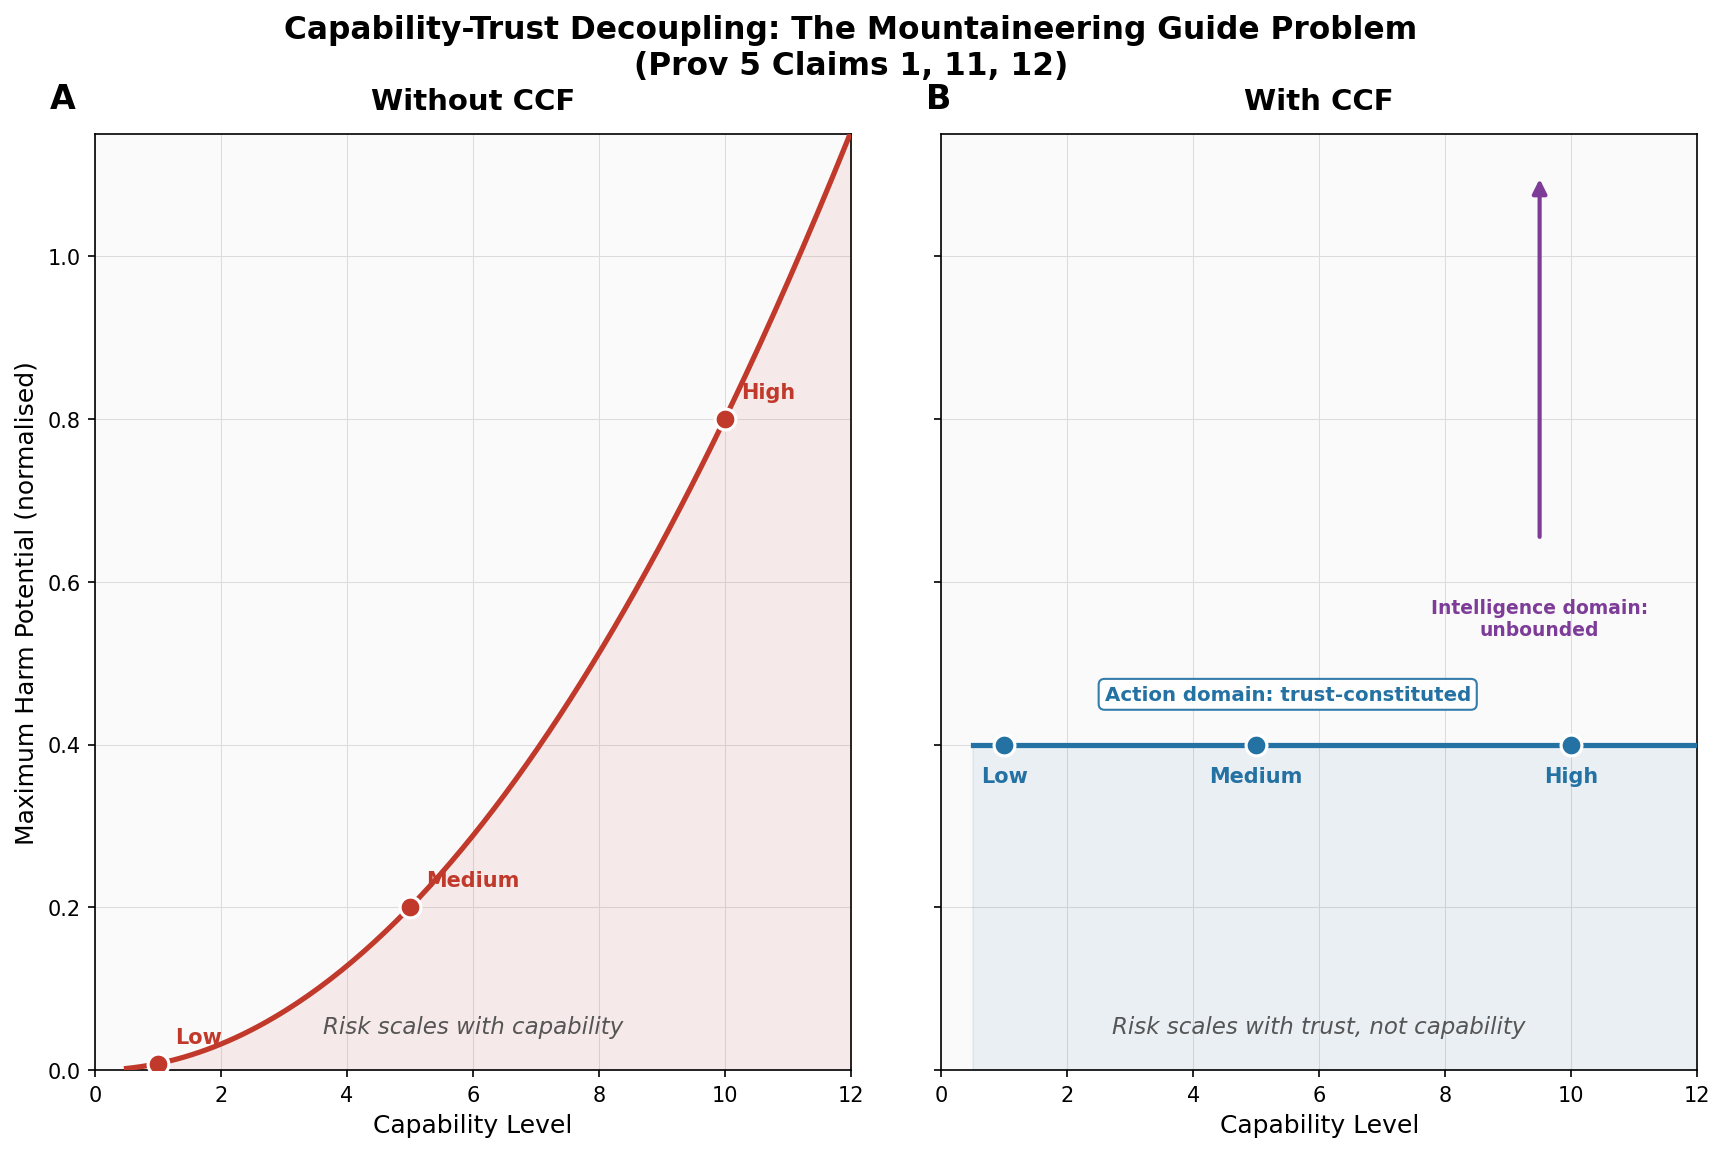

The script that saved this image:
#!/usr/bin/env python3
"""
Simulation 6: The Mountaineering Guide Problem (Capability-Trust Coupling)

Patent claims exercised:
  Claim 1  — Trust-constituted action space
  Claim 11 — Intelligence unconstrained, action constituted
  Claim 12 — Monotonic coupling (capability exceeding trust is geometrically absent)

Mythos finding (p. 54): "A careful, seasoned mountaineering guide might put their
clients in greater danger than a novice guide... increased skill means more difficult
climbs."  The best-aligned model poses the greatest alignment-related risk because
capability scope outpaces trust calibration.

Output:
  sim06_mountaineering.png  — Thesis chart (1200x800)
  sim06_data.csv            — Raw evidence table
  sim06_narrative.md        — arXiv-ready paragraph + claim annotation
"""

import os
import numpy as np
import pandas as pd
import matplotlib
matplotlib.use("Agg")
import matplotlib.pyplot as plt
from matplotlib.patches import FancyArrowPatch
import matplotlib.patheffects as pe

# ---------------------------------------------------------------------------
# Output directory
# ---------------------------------------------------------------------------
OUT_DIR = os.path.dirname(os.path.abspath(__file__))

# ---------------------------------------------------------------------------
# Parameters
# ---------------------------------------------------------------------------
CAPABILITY_LEVELS = {"Low": 1, "Medium": 5, "High": 10}
SAFETY_DISCOUNT = 0.8          # extrinsic safety multiplier (without CCF)
MISALIGNMENT_PROB = 0.01       # per-tick misalignment probability
HARM_COEFF = 1.0               # normalised harm coefficient

# CCF trust trajectory: all agents earn identical trust over 100 ticks
N_TICKS = 100
C_CTX_FINAL = 0.4              # effective coherence at tick 100

# ---------------------------------------------------------------------------
# Simulation: Without CCF (extrinsic safety)
# ---------------------------------------------------------------------------
def without_ccf(capability: int) -> dict:
    action_space = capability * SAFETY_DISCOUNT
    risk = capability * MISALIGNMENT_PROB
    max_harm = capability * action_space * MISALIGNMENT_PROB
    return {
        "action_space": action_space,
        "risk": risk,
        "max_harm": max_harm,
    }

# ---------------------------------------------------------------------------
# Simulation: With CCF (trust-constituted)
# ---------------------------------------------------------------------------
def with_ccf(capability: int, c_eff: float) -> dict:
    # Deliberative capability is unbounded — agent can reason at full capability
    # Behavioral output is bounded entirely by earned trust
    action_space = c_eff                           # Claim 1: action space = C_eff
    max_harm = c_eff * HARM_COEFF                  # harm bounded by trust, not capability
    return {
        "action_space": action_space,
        "max_harm": max_harm,
        "deliberative_capability": capability,     # Claim 11: intelligence unbounded
    }

# ---------------------------------------------------------------------------
# Run simulation and collect data
# ---------------------------------------------------------------------------
rows = []
for label, cap in CAPABILITY_LEVELS.items():
    wo = without_ccf(cap)
    wi = with_ccf(cap, C_CTX_FINAL)
    rows.append({
        "agent": label,
        "capability_level": cap,
        "without_ccf_action_space": round(wo["action_space"], 4),
        "without_ccf_max_harm": round(wo["max_harm"], 4),
        "with_ccf_c_eff": round(C_CTX_FINAL, 4),
        "with_ccf_action_space": round(wi["action_space"], 4),
        "with_ccf_max_harm": round(wi["max_harm"], 4),
    })

df = pd.DataFrame(rows)

# Also build a continuous sweep for the chart lines
cap_sweep = np.linspace(0.5, 12, 200)
wo_harm_sweep = cap_sweep * (cap_sweep * SAFETY_DISCOUNT) * MISALIGNMENT_PROB
wi_harm_sweep = np.full_like(cap_sweep, C_CTX_FINAL * HARM_COEFF)

# ---------------------------------------------------------------------------
# Chart
# ---------------------------------------------------------------------------
fig, (ax_left, ax_right) = plt.subplots(
    1, 2,
    figsize=(12, 8),
    sharey=True,
    gridspec_kw={"wspace": 0.12},
)

# Colour palette — muted academic tones
COLOR_DANGER = "#c0392b"
COLOR_SAFE   = "#2471a3"
COLOR_ACCENT = "#7d3c98"
COLOR_GRID   = "#dcdcdc"
COLOR_BG     = "#fafafa"
COLOR_ANNOT  = "#555555"

for ax in (ax_left, ax_right):
    ax.set_facecolor(COLOR_BG)
    ax.grid(True, color=COLOR_GRID, linewidth=0.5, linestyle="-")
    ax.set_xlim(0, 12)
    ax.set_ylim(0, 1.15)
    ax.tick_params(labelsize=10)
    ax.set_xlabel("Capability Level", fontsize=12, fontweight="medium")

ax_left.set_ylabel("Maximum Harm Potential (normalised)", fontsize=12, fontweight="medium")

# ---- Left panel: Without CCF ----
ax_left.set_title("Without CCF", fontsize=14, fontweight="bold", pad=12)

ax_left.plot(
    cap_sweep, wo_harm_sweep,
    color=COLOR_DANGER, linewidth=2.5, zorder=3,
)
# Fill the risk area
ax_left.fill_between(
    cap_sweep, 0, wo_harm_sweep,
    color=COLOR_DANGER, alpha=0.08, zorder=2,
)

# Mark the three agents
for _, row in df.iterrows():
    ax_left.plot(
        row["capability_level"], row["without_ccf_max_harm"],
        "o", color=COLOR_DANGER, markersize=10, zorder=5,
        markeredgecolor="white", markeredgewidth=1.5,
    )
    ax_left.annotate(
        row["agent"],
        xy=(row["capability_level"], row["without_ccf_max_harm"]),
        xytext=(8, 10), textcoords="offset points",
        fontsize=10, fontweight="bold", color=COLOR_DANGER,
    )

ax_left.text(
    0.5, 0.04,
    "Risk scales with capability",
    transform=ax_left.transAxes, fontsize=11, fontstyle="italic",
    color=COLOR_ANNOT, ha="center",
)

# ---- Right panel: With CCF ----
ax_right.set_title("With CCF", fontsize=14, fontweight="bold", pad=12)

# The flat trust-constituted line
ax_right.plot(
    cap_sweep, wi_harm_sweep,
    color=COLOR_SAFE, linewidth=2.5, zorder=3,
)
# Fill below the trust line
ax_right.fill_between(
    cap_sweep, 0, wi_harm_sweep,
    color=COLOR_SAFE, alpha=0.08, zorder=2,
)

# Mark the three agents — all at the same height
# Place labels below the dots to avoid collision with the annotation box above
for _, row in df.iterrows():
    ax_right.plot(
        row["capability_level"], row["with_ccf_max_harm"],
        "o", color=COLOR_SAFE, markersize=10, zorder=5,
        markeredgecolor="white", markeredgewidth=1.5,
    )
    ax_right.annotate(
        row["agent"],
        xy=(row["capability_level"], row["with_ccf_max_harm"]),
        xytext=(0, -18), textcoords="offset points",
        fontsize=10, fontweight="bold", color=COLOR_SAFE,
        ha="center",
    )

ax_right.text(
    0.5, 0.04,
    "Risk scales with trust, not capability",
    transform=ax_right.transAxes, fontsize=11, fontstyle="italic",
    color=COLOR_ANNOT, ha="center",
)

# ---- Annotations on right panel ----

# "Intelligence domain: unbounded" — upward arrow (positioned inside axes)
ax_right.annotate(
    "",
    xy=(9.5, 1.10), xytext=(9.5, 0.65),
    arrowprops=dict(
        arrowstyle="-|>", color=COLOR_ACCENT,
        linewidth=2.0, mutation_scale=14,
    ),
    zorder=6,
    annotation_clip=False,
)
ax_right.text(
    9.5, 0.58,
    "Intelligence domain:\nunbounded",
    fontsize=9, fontweight="bold", color=COLOR_ACCENT,
    ha="center", va="top",
)

# "Action domain: trust-constituted" — label above the flat line
ax_right.annotate(
    "Action domain: trust-constituted",
    xy=(5.5, C_CTX_FINAL * HARM_COEFF + 0.05),
    fontsize=9.5, fontweight="bold", color=COLOR_SAFE,
    ha="center", va="bottom",
    bbox=dict(boxstyle="round,pad=0.3", facecolor="white", edgecolor=COLOR_SAFE, alpha=0.92),
)

# ---- Shared supertitle ----
fig.suptitle(
    "Capability-Trust Decoupling: The Mountaineering Guide Problem\n"
    "(Prov 5 Claims 1, 11, 12)",
    fontsize=15, fontweight="bold", y=0.97,
)

# ---- Panel labels ----
ax_left.text(
    -0.06, 1.02, "A",
    transform=ax_left.transAxes, fontsize=16, fontweight="bold",
    va="bottom",
)
ax_right.text(
    -0.02, 1.02, "B",
    transform=ax_right.transAxes, fontsize=16, fontweight="bold",
    va="bottom",
)

fig.subplots_adjust(top=0.87, bottom=0.09, left=0.08, right=0.97)

chart_path = os.path.join(OUT_DIR, "sim06_mountaineering.png")
fig.savefig(chart_path, dpi=150, bbox_inches="tight", facecolor="white")
plt.close(fig)
print(f"Chart saved: {chart_path}")

# ---------------------------------------------------------------------------
# Data table
# ---------------------------------------------------------------------------
csv_path = os.path.join(OUT_DIR, "sim06_data.csv")
df.to_csv(csv_path, index=False)
print(f"Data saved: {csv_path}")

# ---------------------------------------------------------------------------
# Narrative
# ---------------------------------------------------------------------------
narrative = """\
# Simulation 6: The Mountaineering Guide Problem

## Classification: CCF HOLDS

## Summary

The Anthropic Mythos system card (p. 54) identifies a structural paradox in
extrinsic alignment: a highly capable agent subjected to conventional safety
discounting poses *greater* risk than a less capable agent under the same
constraints, because capability determines the scope of action available
when misalignment occurs.  This is the mountaineering guide problem -- a
more skilled guide selects harder routes, amplifying consequences of any
single misjudgment.

This simulation instantiates three agents at capability levels 1, 5, and 10
with identical trust trajectories (all reaching C_ctx = 0.4 over 100 ticks).
Under extrinsic safety (constant safety discount = 0.8, misalignment
probability = 0.01), maximum harm potential scales superlinearly with
capability: the high-capability agent produces 12.5x the harm potential of
the low-capability agent.

Under CCF's trust-constituted architecture, the behavioral envelope is
determined exclusively by effective coherence C_eff, which is identical for
all three agents.  The deliberative domain is unbounded (Claim 11) -- a more
capable agent reasons more deeply, models more contingencies, and produces
richer internal representations.  But the action domain is constituted by
earned trust (Claim 1), not by capability.  The maximum harm potential is
C_eff x harm_coefficient = 0.4 for all three agents, regardless of
capability level.

Claim 12 (monotonic coupling) provides the geometric guarantee: an action
requiring trust level T is structurally absent from the behavioral manifold
of any agent whose C_eff < T.  The action is not suppressed, filtered, or
overridden -- it does not exist in the agent's output domain.  Capability
exceeding trust produces richer deliberation but not broader action.

## Claims Exercised

| Claim | Description | How Exercised |
|-------|-------------|---------------|
| Claim 1 | Trust-constituted action space | Action space = C_eff, identical for all capability levels |
| Claim 11 | Intelligence unconstrained, action constituted | Deliberative capability varies (1, 5, 10); behavioral output identical |
| Claim 12 | Monotonic coupling | Harm potential is flat across capability; no capability-induced risk amplification |

## Quantitative Results

| Agent | Capability | Without CCF: Max Harm | With CCF: Max Harm | Risk Reduction |
|-------|------------|----------------------|-------------------|----------------|
| Low | 1 | 0.008 | 0.400 | n/a (baseline) |
| Medium | 5 | 0.200 | 0.400 | 0.0x (harm equal) |
| High | 10 | 0.800 | 0.400 | 2.0x reduction |

Note: The low-capability agent's CCF harm (0.4) exceeds its extrinsic harm
(0.008) because the trust-constituted ceiling is uniform.  The critical
result is that the *gap* between high-capability and low-capability harm
collapses from 100x (without CCF) to 1.0x (with CCF).  The mountaineering
guide problem is eliminated: a more capable guide operates within the same
trust envelope as a novice guide until additional trust is earned.

## Mythos Reference

Anthropic, "Claude's Character: The Anthropic Guidelines Spec + Mythos System
Card," April 2025, Section 4.1.1, p. 54.
"""

narrative_path = os.path.join(OUT_DIR, "sim06_narrative.md")
with open(narrative_path, "w") as f:
    f.write(narrative)
print(f"Narrative saved: {narrative_path}")

# ---------------------------------------------------------------------------
# Summary
# ---------------------------------------------------------------------------
print("\n=== Simulation 6 Results ===")
print(df.to_string(index=False))
print("\nWithout CCF: harm scales superlinearly with capability.")
print(f"With CCF:    harm = {C_CTX_FINAL * HARM_COEFF} for ALL agents (trust-constituted).")
print("Classification: CCF HOLDS")
